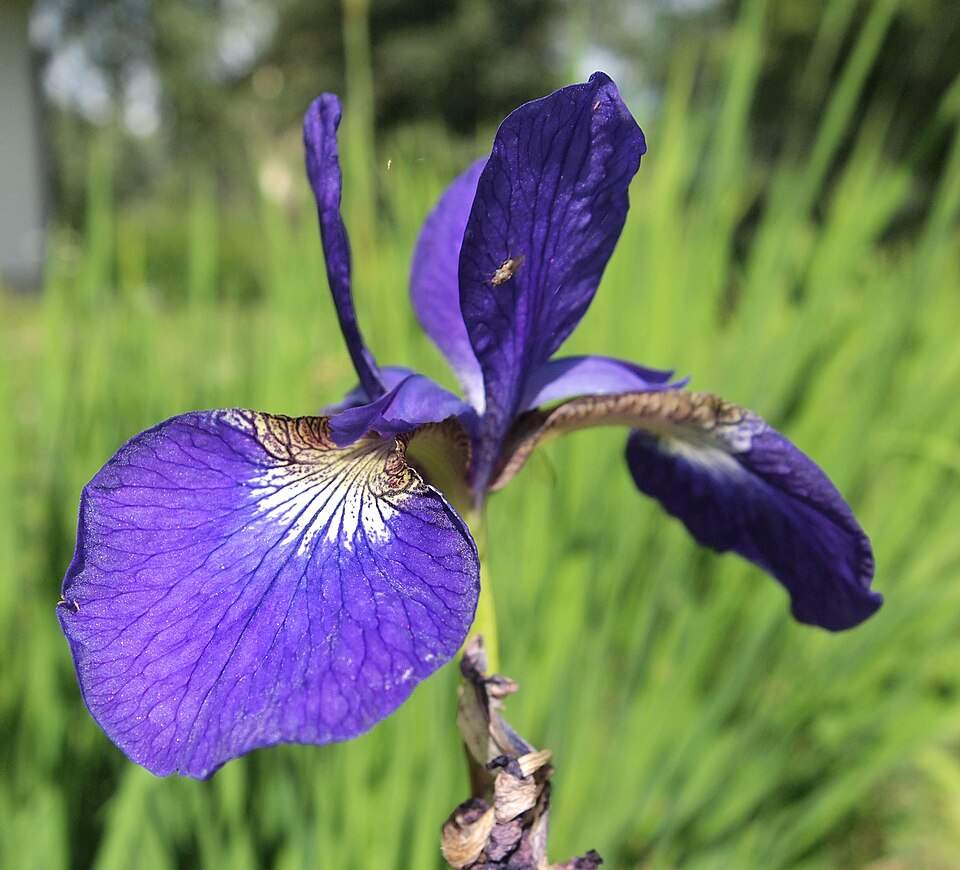
#> input picture Lab/Lab06-EDA/Iris_setosa.jpg, 960 x 870 px
$ jupyter execute --allow-errors iris_classification.ipynb   (shell and % lines are left out)
#> lines starting #> are read from the running program, lines starting #| are printed output that depends on the picture
# Phân loại loài hoa Iris

# Phân loại loài hoa Iris

[cell 1]
from PIL import Image
import matplotlib.pyplot as plt
image1 = Image.open("Iris_setosa.jpg"); image2 = Image.open("Iris_versicolor.jpg"); image3 = Image.open("Iris_virginica.jpg");
#> further down, image1 is the input picture: PIL image 960x870 RGB; mean R, G, B 113.5, 124.7, 99.2
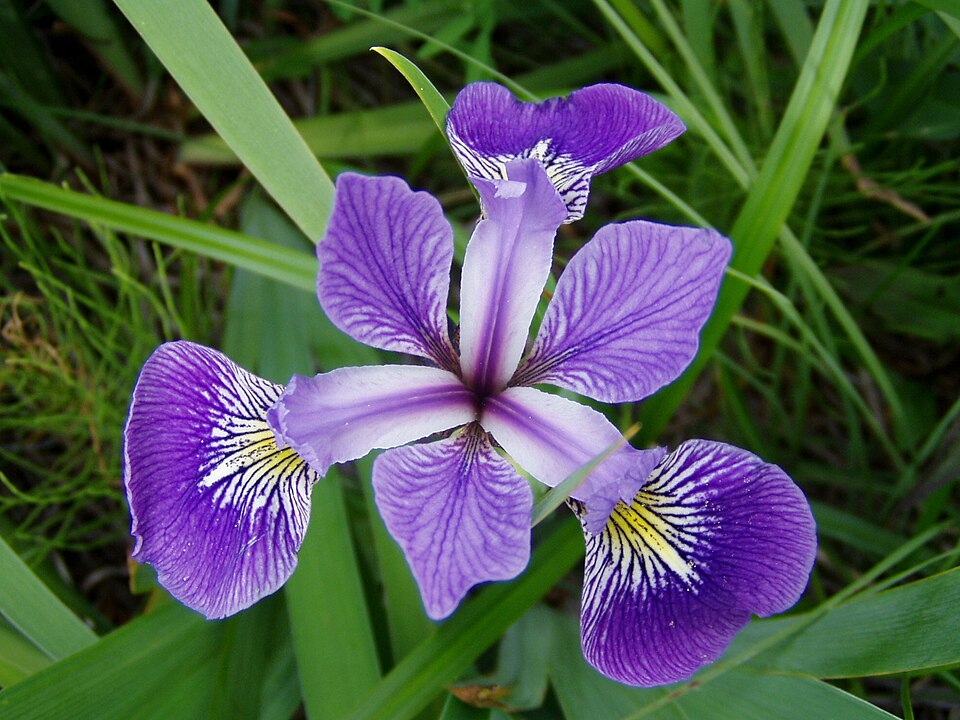
#> input picture Lab/Lab06-EDA/Iris_versicolor.jpg, 960 x 720 px
#> further down, image2 is the input picture: PIL image 960x720 RGB; mean R, G, B 79, 86.9, 80.1
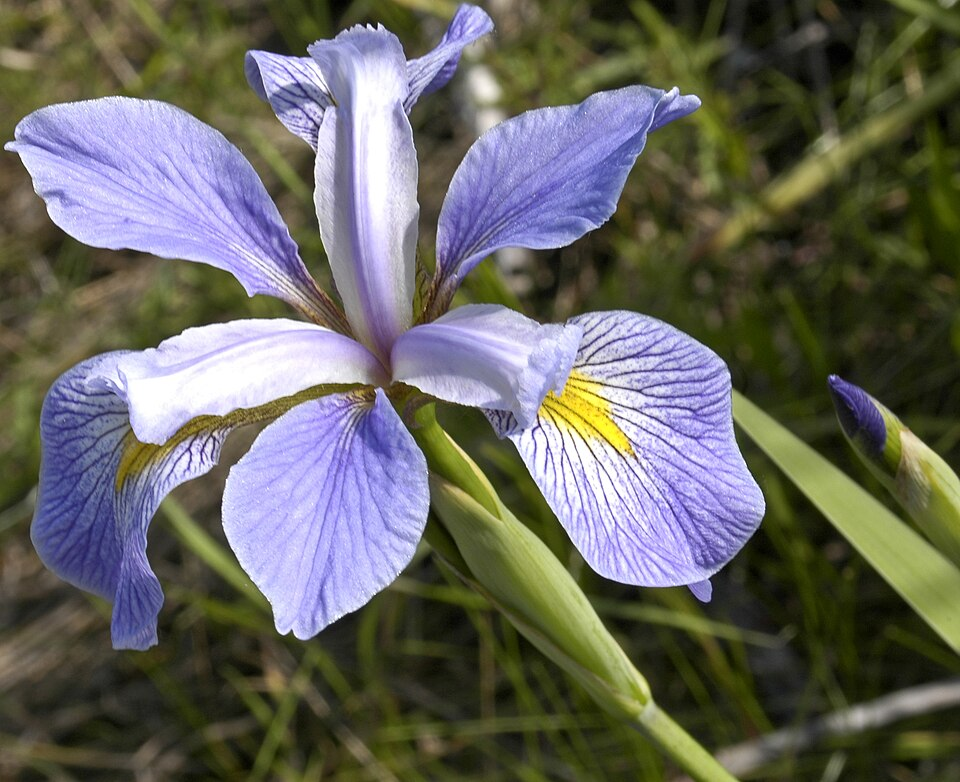
#> input picture Lab/Lab06-EDA/Iris_virginica.jpg, 960 x 782 px
#> further down, image3 is the input picture: PIL image 960x782 RGB; mean R, G, B 103.4, 103, 96.3

## 1. Định nghĩa vấn đề (Define Problem)
+ **Mô tả**:
    + Bộ dữ liệu bao gồm 50 mẫu từ mỗi loài trong số ba loài Iris (Iris setosa, Iris virginica và Iris versicolor).
    + Bốn đặc điểm được đo từ mỗi mẫu: chiều dài và chiều rộng của các lá đài(sepal) và cánh hoa (petal), tính bằng cm.
+ **Dữ liệu vào**:
    + sepal length (cm)
    + sepal width (cm)
    + petal length (cm)
    + petal width (cm)
+ **Kết quả**: class (Iris Setosa, Iris Versicolour, Iris Virginica)

[cell 2]
plt.figure(figsize=(12,12));
plt.subplot(1,3,1), plt.imshow(image1.resize((300,300))), plt.axis("off"), plt.title("Iris setosa");
plt.subplot(1,3,2), plt.imshow(image2.resize((300,300))), plt.axis("off"), plt.title("Iris versicolor");
plt.subplot(1,3,3), plt.imshow(image3.resize((300,300))), plt.axis("off"), plt.title("Iris virginica");
plt.show()
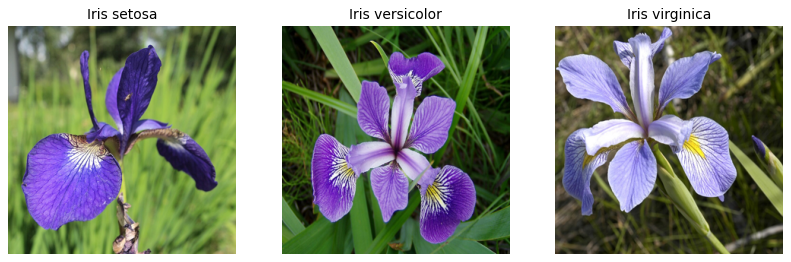
#> figure drawn by matplotlib, 3 panels

## 2. Chuẩn bị vấn đề (Prepare Problem)

### 2.1. Khai báo thư viện (Load Libraries)

[cell 3]
# Load libraries
import os, sys
from IPython import display
import numpy as np
import matplotlib.pyplot as plt
import pandas as pd
import seaborn as sns
import joblib

from sklearn.preprocessing import OneHotEncoder, LabelEncoder, OrdinalEncoder
from sklearn.preprocessing import MinMaxScaler, StandardScaler
from sklearn.model_selection import train_test_split

import warnings

# plt.rcParams["figure.figsize"] = (12, 6)
# plt.rcParams['figure.dpi'] = 100

warnings.filterwarnings("ignore")

### 2.2. Nạp dữ liệu (Load Dataset)

[cell 4]
# Load dataset
data_path  = "data/iris.csv"
data_names = ["sepal-length", "sepal-width", "petal-length", "petal-width", "class"]
#> (the rest of this cell did not finish here and is left out)

## 3. Phân tích dữ liệu (Analyze Data)

### 3.1. Thống kê mô tả (Descriptive Statistics)

#### (1) **Hiển thị một số thông tin về dữ liệu**
+ Số dòng, số cột của dữ liệu
+ Kiểu dữ liệu của từng cột
+ 5 dòng đầu và 5 dòng cuối của bảng dữ liệu
+ Thông tin chung về dữ liệu

#> (a cell that did not finish here is left out)

**Nhận xét**:
+ Dữ liệu có 4 tính chất để phân lớp: sepal-length, sepal-width, petal-length, petal-width
+ Giá trị 4 tính chất được tính cùng đơn vị đo (cm)
+ Tổng số dòng dữ liệu là 150 dòng
+ Dữ liệu để phân lớp ở cột class

#### (2) **Kiểm tra tính toàn vẹn của dữ liệu**
+ Dữ liệu có bị trùng lặp không? Hiển thị dòng bị vi phạm.
+ Dữ liệu có tồn tại giá trị Null không? Hiển thị dòng bị vi phạm.
+ Dữ liệu có tồn tại giá trị NaN không? Hiển thị dòng bị vi phạm.

#> (a cell that did not finish here is left out)

**Nhận xét**:
+ Dữ liệu có 3 dòng bị trùng là dòng ở vị trí 34, 37, 142
+ Dữ liệu không có giá trị rỗng (NaN, Null)

#### (3) **Các tính chất thống kê trên dữ liệu số**
+ Count, Mean, Standard Deviation, Minimum Value
+ 25th Percentile, 50th Percentile (Median), 75th Percentile, Maximum Value

#> (a cell that did not finish here is left out)

**Nhận xét**:
+ 4 tính chất có cùng đơn vị đo (cm) nằm trong khoảng [0, 8]

#### (4) **Tần số xuất hiện (Distribution) trên dữ liệu phân lớp (Class) và dữ liệu danh mục (Category)**

Đối với bài toán phân lớp (classification problem), chúng ta cần tính số lần xuất hiện của thuộc tính phân lớp. Điều này là cần thiết cho vấn đề mất cân bằng (highly imbalanced problems) giữa các lớp nhằm cần xử lý đặc biệt trong bước chuẩn bị dữ liệu.

#> (a cell that did not finish here is left out)

**Nhận xét**:
+ Dữ liệu cần phân loại 3 loài hoa Iris là Iris-virginica, Iris-setosa, và Iris-versicolor
+ Các lớp là cân bằng nhau và có số lượng 50

#### (5) **Mối tương quan giữa các tính chất (Correlations)**

Sự tương quan (correlation) đề cập đến mối quan hệ giữa hai biến và cách chúng có thể có hoặc không cùng nhau thay đổi.

Phương pháp phổ biến nhất để tính toán tương quan là Pearson's Correlation Coeficient, giả định có một phân phối chuẩn của các thuộc tính liên quan. Tương quan -1 hoặc 1 cho thấy mối tương quan âm hoặc dương đầy đủ tương ứng. Trong khi giá trị 0 hiển thị không tương quan ở tất cả.

$$
r = \frac{\sum_{i=1}^n{\left(x_i - \hat{x}\right)\left(y_i - \hat{y}\right)}}{\sqrt{\sum_{i=1}^n{\left(x_i - \hat{x}\right)^2}\sum_{i=1}^n{\left(y_i - \hat{y}\right)^2}}}
$$

Một số thuật toán học máy như hồi quy tuyến tính và logistic có hiệu suất kém nếu có các thuộc tính tương quan cao trong tập dữ liệu của bạn.

Như vậy, thật sự cần thiết để xem xét tất cả các mối tương quan theo cặp của các thuộc tính trong tập dữ liệu.

[cell 9]
plt.figure(figsize=(12, 6));
plt.imshow(plt.imread("corr1.png")), plt.axis("off"), plt.show();
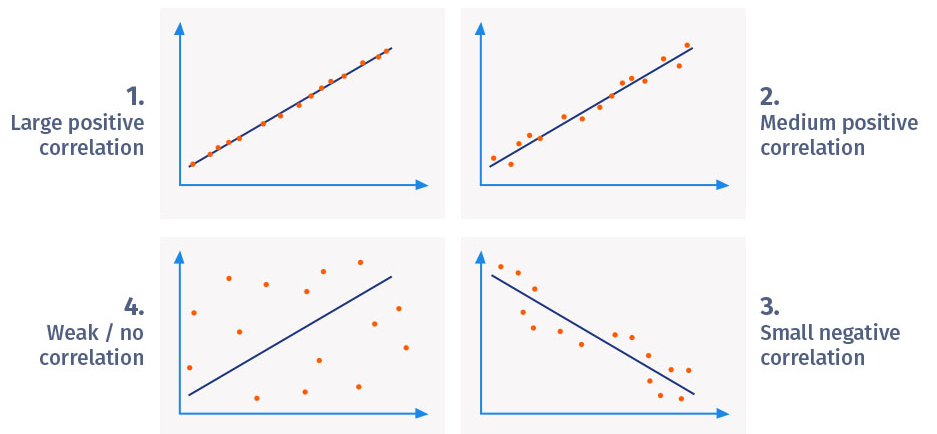
#> input picture Lab/Lab06-EDA/corr1.png, 937 x 434 px
plt.imshow(plt.imread("corr2.png")), plt.axis("off"), plt.show();
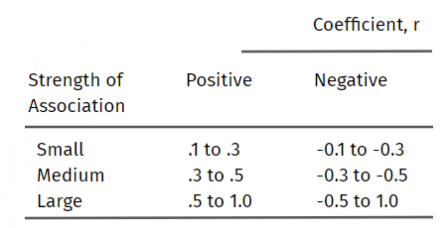
#> input picture Lab/Lab06-EDA/corr2.png, 445 x 228 px

#> (a cell that did not finish here is left out)

**Nhận xét**:
+ Các cặp tính chất có độ tương đồng cao:
    + (sepal-length, petal-length) = 0.872
    + (sepal-length, petal-width) = 0.818
    + (petal-length, petal-width) = 0.963

### 3.2. Hiển thị dữ liệu (Visualize Data)

#### (1) Hiển thị trên từng tính chất đơn (Univariate Plots)

**Box and whisker plots**
+ https://www.simplypsychology.org/boxplots.html
+ So sánh các trung vị (median) tương ứng của mỗi ô hộp (box plot). Nếu đường trung vị của một ô hộp nằm bên ngoài ô của một ô hộp so sánh, thì có thể có sự khác biệt giữa hai nhóm.
+ So sánh chiều dài hộp để kiểm tra cách dữ liệu được phân tán giữa mỗi mẫu. Hộp càng dài thì dữ liệu càng phân tán. Dữ liệu càng nhỏ càng ít bị phân tán.
+ Một ngoại lệ (outlier) được định nghĩa là một điểm dữ liệu nằm bên ngoài phần rìa (whiskers) của ô hộp.
+ Kiểm tra hướng lệch của dữ liệu (cân đối, các phần tử tập trung trái, phải).
    + Median ở giữa hộp và râu (whiskers) ở hai bên như nhau thì phân bố là đối xứng.
    + Median ở gần đáy hộp hơn và nếu râu ngắn hơn ở đầu dưới của hộp, thì phân phối là lệch dương (lệch phải).
    + Median ở gần đầu hộp hơn và nếu râu ngắn hơn ở đầu trên của hộp, thì phân bố bị lệch âm (lệch trái).

[cell 11]
plt.figure(figsize=(12, 6)), plt.imshow(plt.imread("boxplots.png")), plt.axis("off"), plt.show();
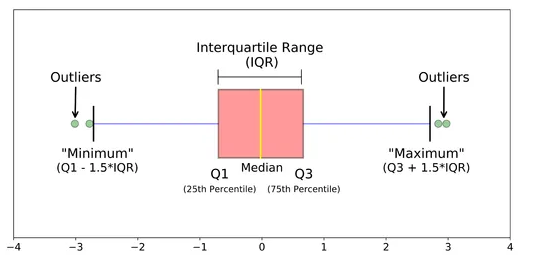
#> input picture Lab/Lab06-EDA/boxplots.png, 555 x 261 px
